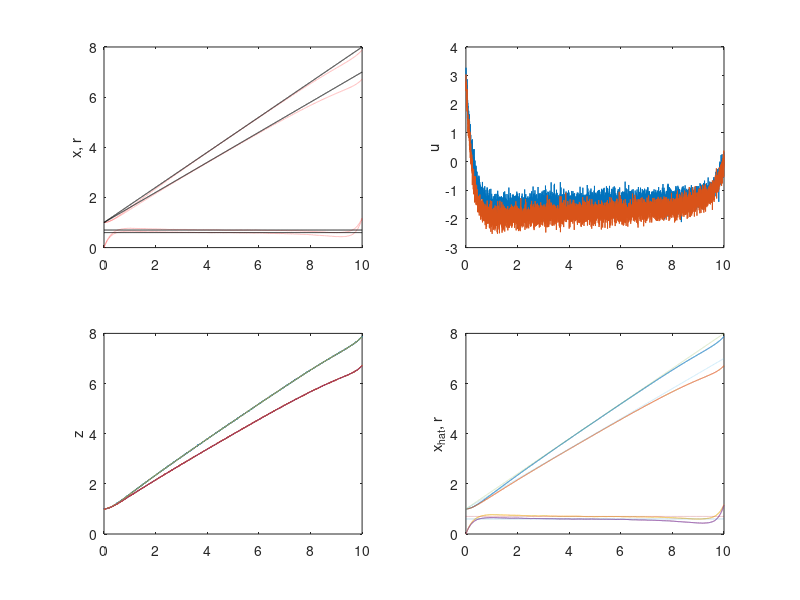
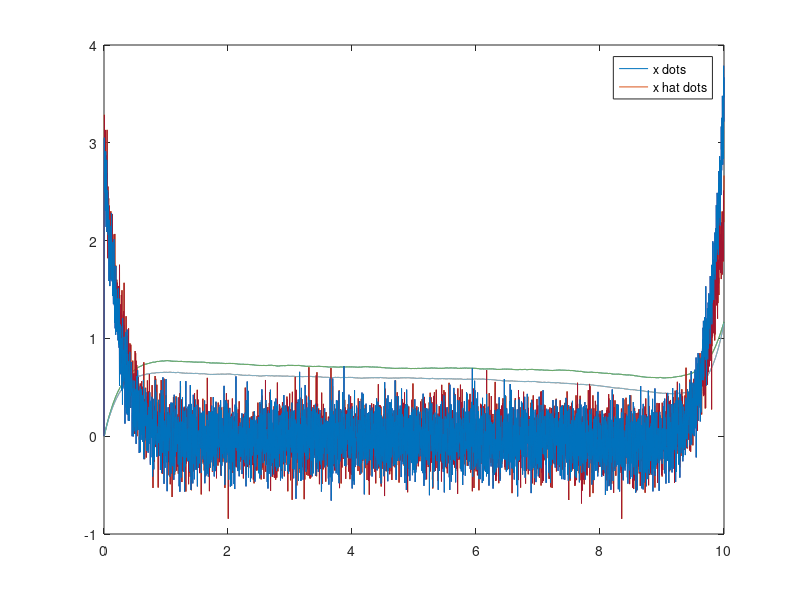

Write MATLAB code to recreate these figures, in order.
%state = [x y x_dot y_dot]'
%input = force in x and y direction
clf
clear


m = 1;
cx = 2;
cy = 3;
kx = 0;
ky = 0;

A = [0 0 1 0; 0 0 0 1; kx/m 0 cx/m 0; 0 ky/m 0 cy/m];
% A = [ 0 0 1 1; 0 0 1 1; 0 0 0 0; 0 0 0 0];
B =[0 0 1/m 0; 0 0 0 1/m]';
% B= [0 0 1 1; 0 0 1 1]';
C = [1 0 0 0; 0 1 0 0];
Q = 2*eye(4);
% Q = [1 0 0 0; 0 1 0 0; 0 0 0 0; 0 0 0 0];
R = 0.25*[1 0; 0 1];
% R2 = .05;

kalman_q = .001*eye(4);
kalman_r = .1*eye(2);

%Find Kalman and LQR Gain.
[K_ss, P, E] = lqr(A,B,Q,R); %K is lqr gain, P is solution to Ricca1ti eqn, E is eig(A-BK) of system
[LT, PK, EK] = lqr(A', C', kalman_q, kalman_r); %Kalman Filter
L_ss= LT';
L1 = [4 0; 0 6; 9 0; 0 19];
x(:,1) = [1 1 0 0]';
x_hat(:,1) = [1 1 0 0]';
N = 5000;
tf = 10;
t = linspace(0, tf, N);
dt = t(2) - t(1);
r(:,1) = linspace(1, 8, N);
r(:,2) = linspace(1, 7, N);
r(:,3) = -(r(1,1) - r(2,1))/dt;
r(:,4) = -(r(1,2) - r(2,2))/dt;
u = zeros(2, N);
s = zeros(4,N);
r = r';

% s(:,N) =  -Q*r(:,N);
P = zeros(4,4,N);
P_kalman = zeros(4,4,N);
for k= N:-1:2
    P_dot= - P(:,:,k)*A - A'*P(:,:,k) + P(:,:,k)*B*inv(R)*B'*P(:,:,k)- Q;
    s_dot= (P(:,:,k)*B*inv(R)*B'- A')*s(:,k) + Q*r(:,k);
    P(:,:,k-1)= P(:,:,k) - P_dot*dt;
    s(:,k-1)= s(:,k) - s_dot*dt;
end


w = .01*randn(2, N);
v = .2*randn(2, N);
H = eye(2);
G = [1 0; 0 1; 0 0; 0 0];

for k=1:N-1    
      P_dot_kalman = -P_kalman(:,:,k)*A' - A*P(:,:,k) + P_kalman(:,:,k)*C'*inv(kalman_r)*C*P_kalman(:,:,k) - kalman_q;
%       s_dot_kalman = ((P_kalman(:,:,k)*C'*inv(kalman_r))' - A)*s_kalman(:,k);
      P_kalman(:,:,k+1) = P_kalman(:,:,k) + P_dot_kalman*dt;
%       s_kalman(:,:,k+1) = s_kalman + s_dot_kalman*dt;
   K(:,:,k) =  R\B'*P(:,:,k);
   L(:,:,k) = P_kalman(:,:,k)*C'*inv(kalman_r);
   %predicted values
   z(:,k) = C*x(:,k)+ w(:,k); %output from sensors, plus some sensing noise.
   y(:,k) = C*x(:,k);
   u(:,k)= - K(:,:,k)*x_hat(:,k) - R\B'*s(:,k) + H*v(:,k);
   x_dot_hat(:, k+1) = A*x_hat(:,k) + B*u(:,k) - L_ss*(y(:,k) - C*x_hat(:,k));   %predicted value for x_dot
   x_hat(:,k+1) = x_hat(:,k) + x_dot_hat(:,k)*dt;
   
   %actual values
   x_dot(:,k+1)= A*x(:,k)+ B*u(:,k);% %actual value for x_dot
   x(:,k+1)= x(:,k) + x_dot(:,k)*dt;
end

figure(1)
clf
subplot(2,2,1)
plot(t,x, 'r:')
ylabel('x, r')
hold on
plot(t,r,'k')
subplot(2,2,2)
plot(t,u)
ylabel('u')
subplot(2,2,3)
plot(t(1:end-1), z, t(1:end-1), y)
ylabel('z')
hold on 
subplot(2,2,4)
plot(t, x_hat)
hold on
% plot(t, x_hat(3,:))
ylabel('x_{hat}, r')
plot(t,r, ':')

figure(2)
plot(t, x_dot, t, x_dot_hat)
 legend('x dots', 'x hat dots')
